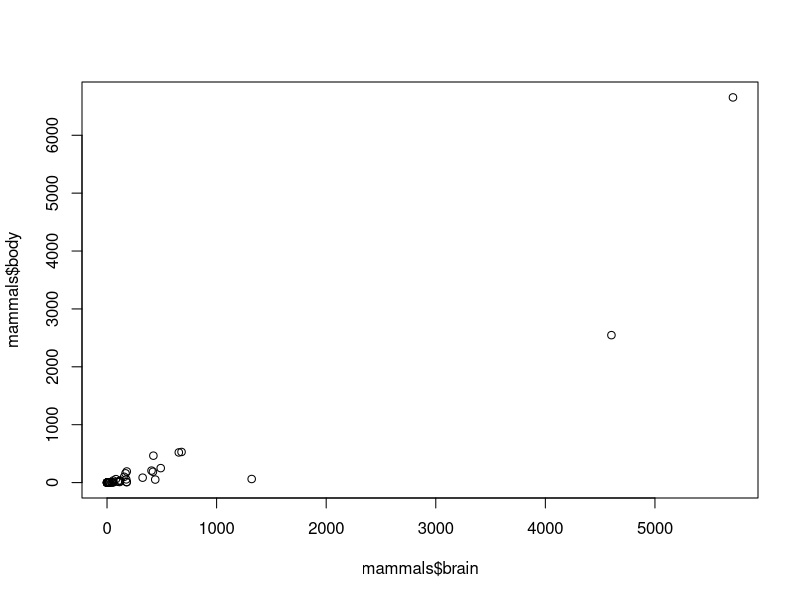
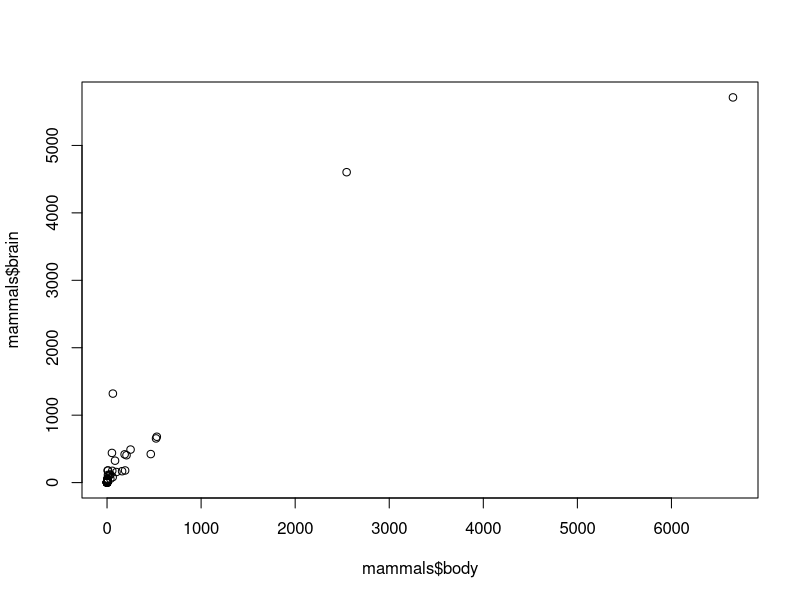
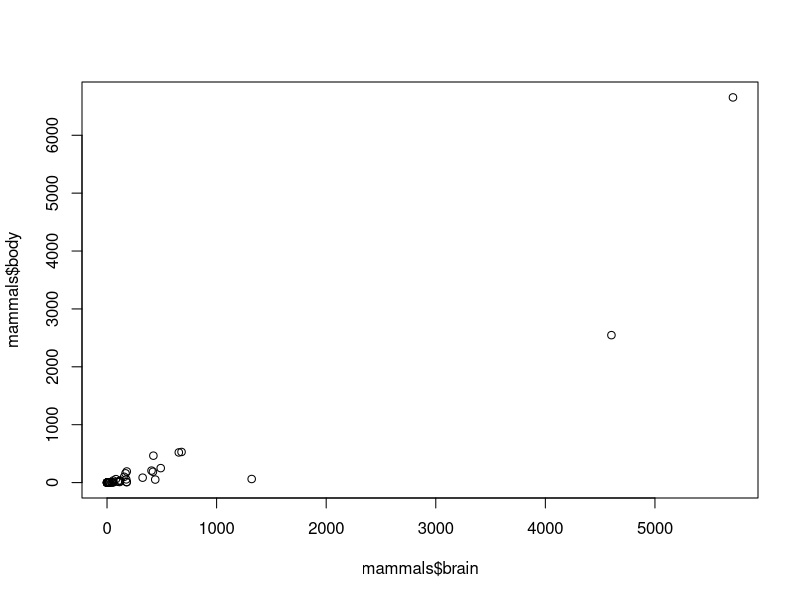
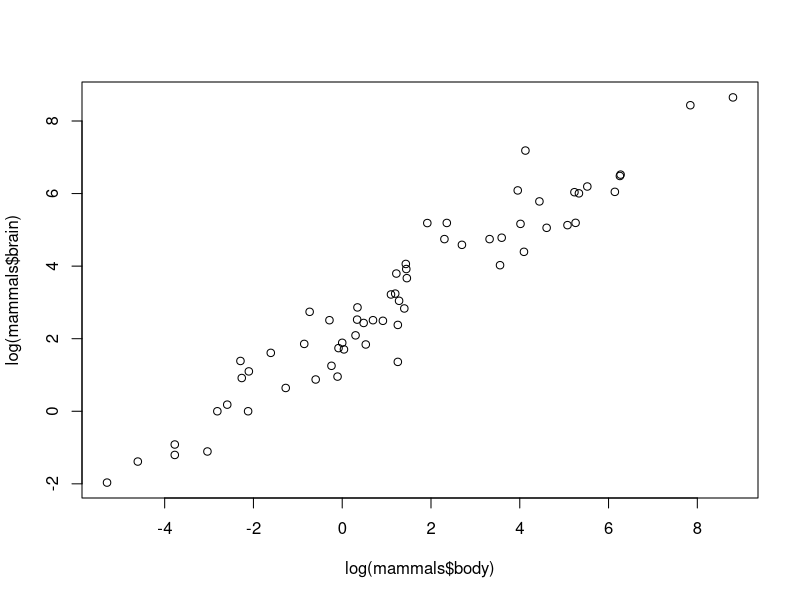
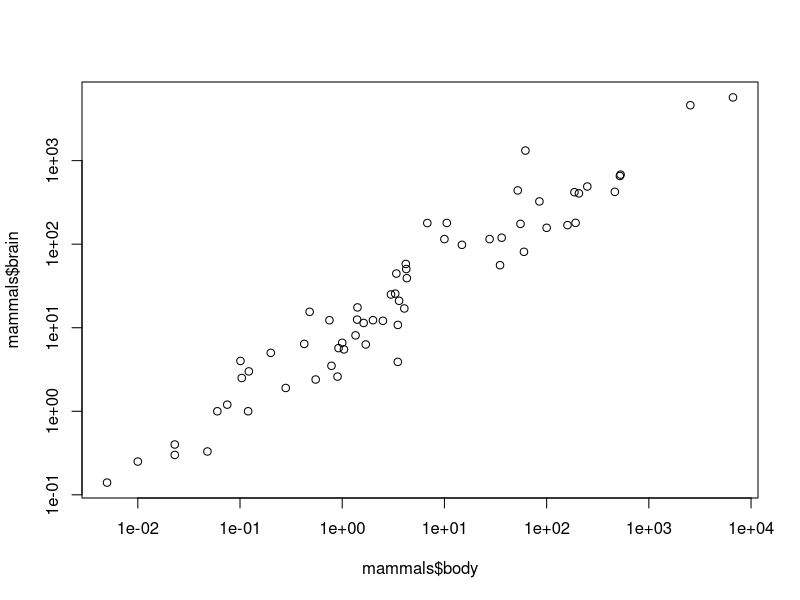
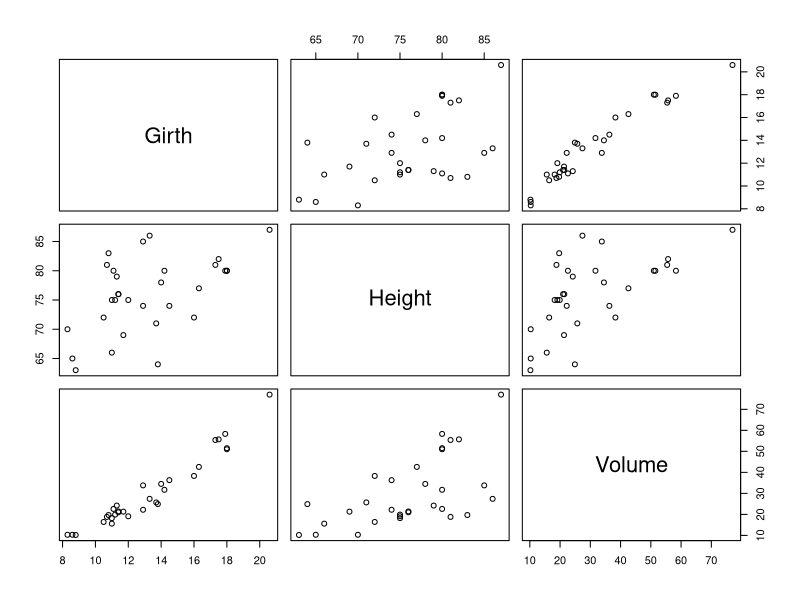
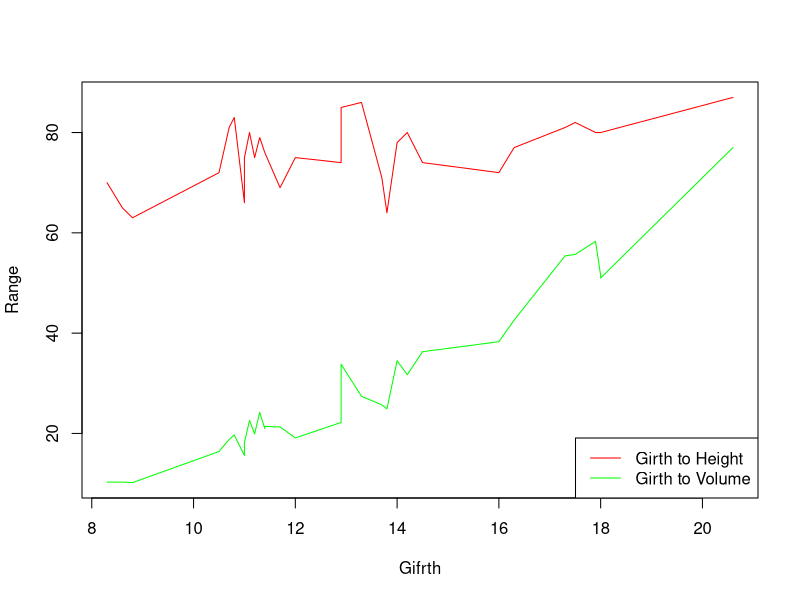

Write R code to recreate these figures, in order. (Note: this script raises an error after producing the figures.)
setwd("~/School/SDU/Biostatistics I/")

# Exercise 1.1
my.data <- read.table("DataTable.csv", fill = TRUE, header = TRUE, sep = "\t", skip = 1)

# Check if the row and col names were set and if the data are not empty
if (length(rownames(my.data)) > 0 & length(colnames(my.data)) > 0 & length(my.data) > 0) {
  print("Everything was set correctly")
} else {
  print("Something went wrong")
}

# Number of empty values in cols
for (col in colnames(my.data)) {
  n <- sum(is.na(my.data[col]))
  print(sprintf("[%s] -> %d", col, n))
}
colSums(is.na(my.data)) # other way

# Number of empty values in rows
for (row in 1:nrow(my.data)) {
  m <- sum(is.na(my.data[row,]))
  print(sprintf("[%d] -> %d", row, m))
}
rowSums(is.na(my.data)) # other way

# Exercise 1.2
install.packages("MASS")
library(MASS)
data("Pima.tr2")
dim(Pima.tr2)

# Number of empty values in cols
for (col in colnames(Pima.tr2)) {
  n <- sum(is.na(Pima.tr2[col]))
  print(sprintf("[%s] -> %d", col, n))
}

# Number of empty values in rows
for (row in 1:nrow(Pima.tr2)) {
  m <- sum(is.na(Pima.tr2[row,]))
  print(sprintf("[%d] -> %d", row, m))
}

# table example
table(colSums(is.na(Pima.tr2)))
table(rowSums(is.na(Pima.tr2)))

# Exercise 1.3
# Exercise 1.3.1
mean(1:21)
range(1:21)

# Exercise 1.3.2
mean(rnorm(50, 0, sd = 1))
range(rnorm(50, 0, sd = 1))

mean(women$height)
range(women$height)

# Exercise 1.4
median(1:21)
sum(1:21)
sd(1:21)

# Exercise 1.5
library(MASS)
data("mammals")
plot(mammals$body~mammals$brain)
plot(mammals$body, mammals$brain)
plot(mammals$brain, mammals$body)
plot(log(mammals$body), log(mammals$brain))
plot(log="xy", mammals$body, mammals$brain)

# Exercise 1.6
# See pictures/exercise-1.6
# xlim, ylim
plot(trees)
plot(range(trees$Girth), c(min(range(trees$Height), range(trees$Volume)), max(range(trees$Height), range(trees$Volume))), xlab = "Gifrth", ylab = "Range", type = "n")
lines(trees$Girth, trees$Height, col = "red")
lines(trees$Girth, trees$Volume, col = "green")
legend("bottomright", legend=c("Girth to Height", "Girth to Volume"), col=c("red", "green"), lty = 1)

# Exercise 1.7
# example woth order
a <- order(trees$Height)
trees1 <- trees[a,]
trees1

genotype[order(genotype$Wt), ]
genotype[order(genotype$Mother), ]
genotype[order(genotype$Mother, genotype$Wt), ]

# Exercise 1.8
# Exercise 1.8.1
for (i in (1:10)) {
  print(i)
}

# Exercise 1.8.2
i = 1
while(i <= 10) {
  print(i)
  i = i + 1
}

# Exercise 1.8.3
print((1:10))

# Exercise 1.9
# sep => separates
# collapse => puts together (concat)
a <- c("Leo", "the", "lion")
paste(a, sep="_")
paste(a, collapse="#")

# Exercise 1.10
MeanAndSd <- function (x) {
  av <- mean(x)
  sdev <- sd(x)
  c(mean=av, sd=sdev)
}

###############################################################

# Exercise 2.1
class("a")
library(MASS)
data("cabbages")
cabbages
sapply(cabbages, class)
dt3 <- data.frame(cabbages$HeadWt, cabbages$VitC)

# Exercise 2.2
# Notes: sapply summarizes compared to just apply
class(dt3)
dim(dt3)
rownames(dt3)
str(dt3)
dt4 <- data.frame(DNase, cabbages)

table(DNase)
sapply(DNase, table)
sapply(DNase$conc, mean)
sapply(DNase$Run, class)

# Exercise 2.3
plot(rnorm(c(100)))
plot(rnorm(sample(100)))

# dev.off()
par(mfrow=c(2,2))

# Notes: the more the better
y <- rnorm(100)
hist(y, probability=TRUE)
lines(density(y))

y <- rnorm(25)
hist(y, probability=TRUE)
lines(density(y))

y <- rnorm(500)
hist(y, probability=TRUE)
lines(density(y))

# Exercise 2.4
# Notes: replace uses the same number multiple time
sample(c(1:5))
sample(c(1:5), replace = T)

# Exercise 2.5
# Notes: similar to SQL: GROUP BY, but more advanced
data("Pima.tr2")
count.na <- function(x) sum(is.na(x))
colSums(is.na(Pima.tr2)) # other way
by(Pima.tr2, Pima.tr2$type, function(x) sapply(x, count.na))

Pima.tr2
complete.cases(Pima.tr2$type)
